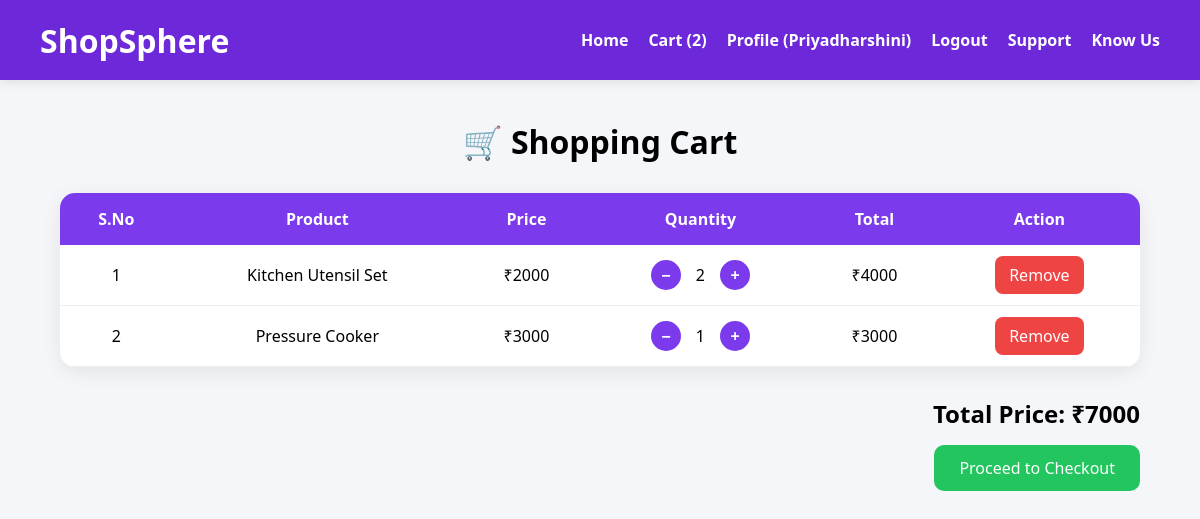
Page /cart/ (signed in) on the committed database.
### base/models.py (models this page shows)
class CartModel(models.Model):
    pname = models.CharField(max_length=30)
    pcategory = models.CharField(max_length=30)
    price = models.IntegerField()
    quantity = models.IntegerField(default=1)
    total_price = models.IntegerField(default=0)
    host = models.ForeignKey(User,on_delete=models.CASCADE)

### base/views.py (the view)
# urls.py: path('cart/',cart,name ='cart'),
@login_required
def cart(request):
    cart_count = CartModel.objects.filter(host = request.user).count()
    cart_product = CartModel.objects.filter(host = request.user)
    TA=0
    for i in cart_product:
        TA+=i.total_price
    return render(request,'cart.html',{'cart_product':cart_product, 'TA':TA,'cart_count':cart_count})

### base/templates/cart.html
{% extends 'main.html' %}
{% block content %}
<div class="cart-container">
    <h1>🛒 Shopping Cart</h1>
    <table class="cart-table">
        <tr>
            <th>S.No</th>
            <th>Product</th>
            <th>Price</th>
            <th>Quantity</th>
            <th>Total</th>
            <th>Action</th>
        </tr>
        {% for i in cart_product %}
        <tr>
            <td>{{forloop.counter}}</td>
            <td>{{i.pname}}</td>
            <td>₹{{i.price}}</td>
            <td>
                <div class="quantity-box">
                    <a href="{% url 'minus' i.id %}">−</a>
                    <span>{{i.quantity}}</span>
                    <a href="{% url 'plus' i.id %}">+</a>
                </div>
            </td>
            <td>₹{{i.total_price}}</td>
            <td>
                <a href="{% url 'remove' i.id %}" class="remove-btn">
                    Remove
                </a>
            </td>
        </tr>
        {% endfor %}
    </table>
    <div class="cart-summary">
        <h2>Total Price: ₹{{TA}}</h2>
        <button class="checkout-btn">
            Proceed to Checkout
        </button>
    </div>
</div>
{% endblock %}

### templates/nav.html (shortened to what this page needs)
<nav>
    <div class="logo">
        <h1>ShopSphere</h1>
    </div>
    <div class="links">
        {% if user.is_authenticated %}
        <a href="{% url 'home' %}">Home</a>
        <a href="{% url 'cart' %}">Cart ({{cart_count}})</a>
        <a href="{% url 'profile' %}">Profile ({{request.user}})</a>
        <a href="{% url 'logout' %}">Logout</a>
        <a href="">Support</a>
        <a href="">Know Us</a>
        {% else %}
        <a href="{% url 'home' %}">Home</a>
        <a href="{% url 'login' %}">Login</a>
        <a href="">Support</a>
        <a href="">Know Us</a>
        {% endif %}
    </div>
</nav>

### static/style.css (style rules this page uses)
* { margin:0; padding:0; box-sizing:border-box; font-family:"Segoe UI",sans-serif; }
body { background:#f4f6f9; }
nav { height:80px; background:#6d28d9;; display:flex; justify-content:space-between; align-items:center; padding:0 40px; box-shadow:0 2px 10px rgba(0,0,0,.1); }
.logo h1 { color:white; margin:0; font-size:2rem; }
.links { display:flex; align-items:center; gap:20px; }
.links a { text-decoration:none; color:white; font-weight:600; transition:.3s; }
.cart-container { width:90%; margin:40px auto; }
.cart-container h1 { text-align:center; margin-bottom:30px; }
.cart-table { width:100%; border-collapse:collapse; background:white; border-radius:15px; overflow:hidden; box-shadow:0 5px 20px rgba(0,0,0,.08); }
.cart-table th { background:#7c3aed; color:white; padding:15px; }
.cart-table td { padding:15px; text-align:center; border-bottom:1px solid #eee; }
.quantity-box { display:flex; justify-content:center; align-items:center; gap:15px; }
.quantity-box a { text-decoration:none; background:#7c3aed; color:white; width:30px; height:30px; border-radius:50%; display:flex; justify-content:center; align-items:center; font-weight:bold; }
.remove-btn { background:#ef4444; color:white; text-decoration:none; padding:8px 14px; border-radius:8px; }
.cart-summary { margin-top:30px; text-align:right; }
.checkout-btn { margin-top:15px; background:#22c55e; color:white; border:none; padding:12px 25px; border-radius:10px; cursor:pointer; font-size:16px; }

### rows in the picture
CartModel: pname "Kitchen Utensil Set", price "2000", quantity "2", total_price "4000"
CartModel: pname "Pressure Cooker", price "3000", quantity "1", total_price "3000"

### other values in the picture
{{ cart_count }} "2"
{{ request.user }} "Priyadharshini"
{{ TA }} "7000"
